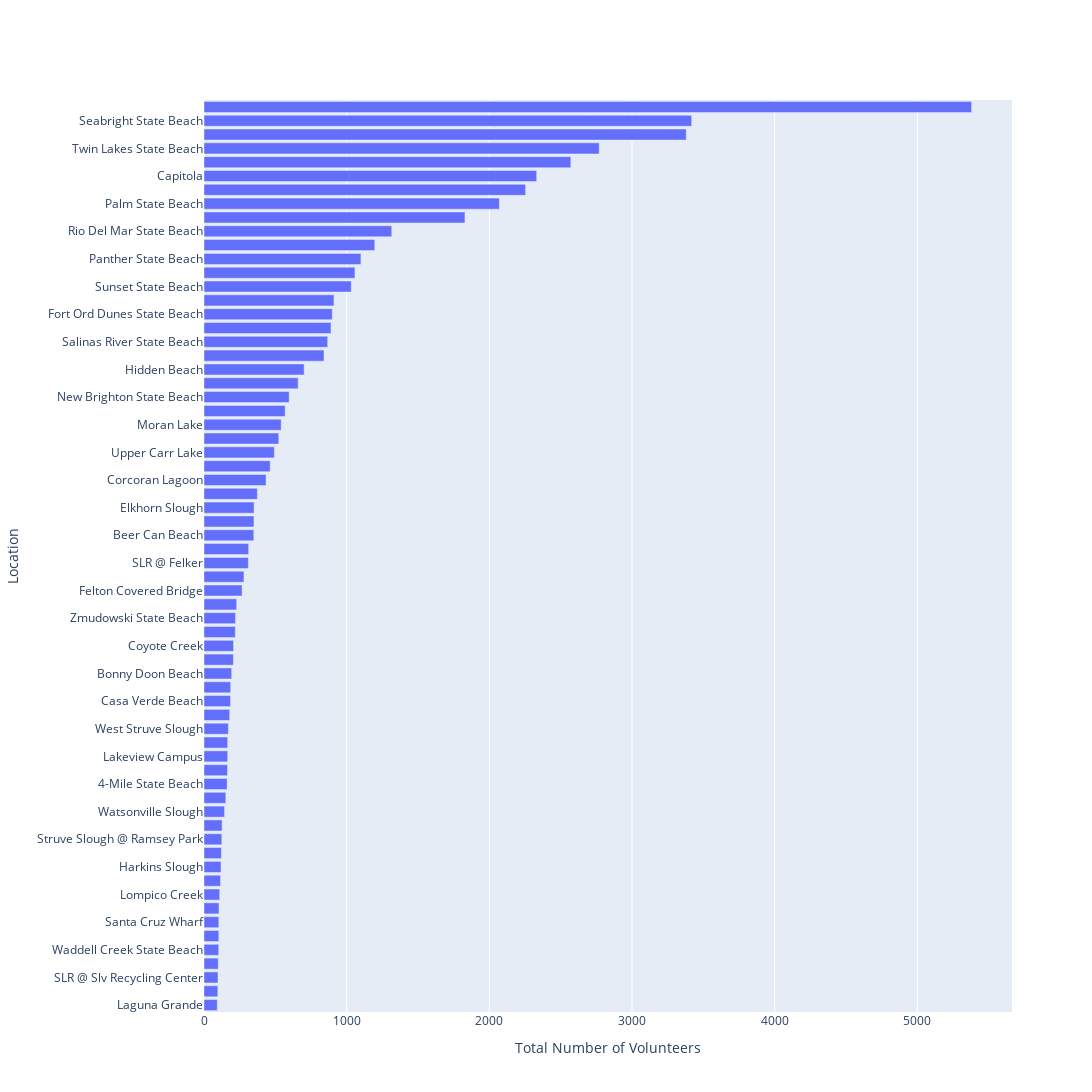

The notebook cell this image was saved under:
### Markdown cell above
Plot number of volunteers by cleanup site.

### Code cell
fig = go.Figure()
fig.add_trace(go.Bar(
    y=sos_sites['Cleanup Site'],
    x=sos_sites['Adult Volunteers'],
    orientation='h',
    name='Total Cleanup Volunteers',
))
fig.update_layout(
    autosize=False,
    width=1100,
    height=1500,
    yaxis_title='Location',
    xaxis_title='Total Number of Volunteers',
    yaxis={'categoryorder':'total ascending'}
)
fig.show()

### Figure 1 — Plotly figure (JSON) as saved in the notebook; plotly's stock layout.template omitted (floating-point values rounded to 4 significant figures)
{"data": [{"name": "Total Cleanup Volunteers", "orientation": "h", "type": "bar", "x": [162, 841, 349, 524, 194, 180, 2332, 911, 186, 435, 5380, 207, 2254, 3380, 351, 267, 899, 97, 119, 165, 702, 93, 166, 153, 187, 110, 464, 116, 1058, 1197, 105, 374, 541, 569, 1829, 597, 229, 2070, 1100, 104, 1316, 127, 311, 166, 98, 313, 206, 280, 867, 100, 660, 104, 219, 3418, 2571, 125, 890, 1032, 2770, 493, 103, 350, 122, 144, 171, 221], "y": ["4-Mile State Beach", "Asilomar State Beach", "Beer Can Beach", "Blacks Beach", "Bonny Doon Beach", "Bradley Elementary", "Capitola", "Carmel", "Casa Verde Beach", "Corcoran Lagoon", "Cowell/Main Beach", "Coyote Creek", "Davenport Landing", "Del Monte Beach", "Elkhorn Slough", "Felton Covered Bridge", "Fort Ord Dunes State Beach", "Garrapata State Beach", "Harkins Slough", "Heller Park", "Hidden Beach", "Laguna Grande", "Lakeview Campus", "Leona Creek", "Lighthouse Field State Beach", "Lompico Creek", "Lover's Point", "Main Beach", "Manresa State Beach", "Marina State Beach", "McAbee State Beach", "Monterey State Beach", "Moran Lake", "Moss Landing", "Natural Bridges State Beach", "New Brighton State Beach", "Pajaro River", "Palm State Beach", "Panther State Beach", "Pleasure Point", "Rio Del Mar State Beach", "SLR", "SLR @ Felker", "SLR @ Riverside", "SLR @ Slv Recycling Center", "SLR @ Soquel", "SLR @ The Tannery Arts Center", "SLR @ Water", "Salinas River State Beach", "San Carlos Beach", "Sand City Beach", "Santa Cruz Wharf", "Scott's Creek Beach", "Seabright State Beach", "Seacliff State Beach", "Struve Slough @ Ramsey Park", "Sunny Cove Beach", "Sunset State Beach", "Twin Lakes State Beach", "Upper Carr Lake", "Waddell Creek State Beach", "Watsonville City Plaza", "Watsonville High School", "Watsonville Slough", "West Struve Slough", "Zmudowski State Beach"]}], "layout": {"autosize": false, "height": 1500, "width": 1100, "xaxis": {"autorange": true, "range": [0, 5663.0], "title": {"text": "Total Number of Volunteers"}, "type": "linear"}, "yaxis": {"autorange": true, "categoryorder": "total ascending", "range": [-0.5, 65.5], "title": {"text": "Location"}, "type": "category"}}}
